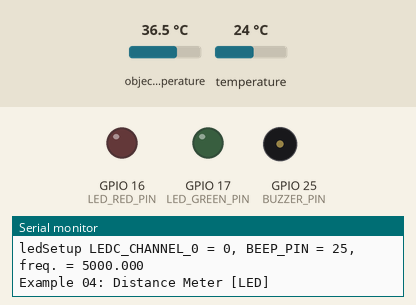
Simulated run of this sketch. Board: ESP32. Shown: output pins drawn as LEDs (lit = HIGH), buzzer (waves = sounding), the last lines printed to the serial monitor. Wiring (inferred from the names in the program): MLX90614 thermometer at I2C address 0x5A. The test bench sets the inputs (shaded band); at power-on: object temperature 36.5 °C, temperature 24 °C.

Above: at 0.1 s.
At 0.9 s:
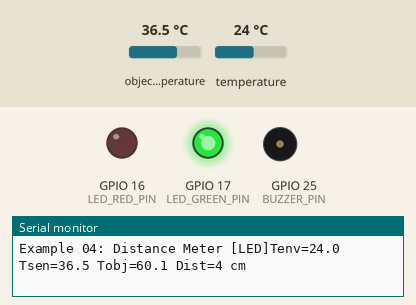
At 1.7 s:
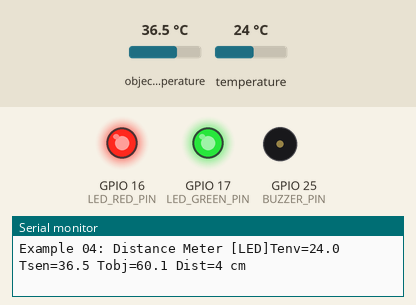
Timing chart, 0 to 3.2 s (numbered marks = the images above):
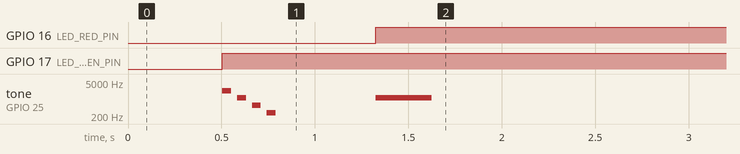

The sketch:

ex04_gpio_dist.ino
```cpp
// (licence header left out)
#include <Wire.h>                               // I2C通信用ライブラリ
#define LED_RED_PIN   16                        // 赤色LEDのIOポート番号
#define LED_GREEN_PIN 17                        // 緑色LEDのIOポート番号
#define BUZZER_PIN    25                        // IO 25にスピーカを接続
#ifndef PI
    #define PI 3.1415927                        // 円周率
#endif
#define FOV 90.                                 // センサの半値角

float Dist = 200;                               // 測定対象までの距離(mm)
float Sobj = 100. * 70. * PI;                   // 測定対象の面積(mm2)
float TempOfsAra = (273.15 + 36) * 0.02;        // 皮膚からの熱放射時の減衰
int PIR_prev = 0;                               // 人体検知状態の前回の値
int PING_prev = 0;                              // 非接触ボタン状態の前回の値

void setup(){                                   // 起動時に一度だけ実行する関数
    Serial.begin(115200);                       // シリアル通信速度を設定する
    beepSetup(BUZZER_PIN);                      // ブザー用するPWM制御部の初期化
    pinMode(LED_RED_PIN, OUTPUT);               // GPIO 16 を赤色LED用に設定
    pinMode(LED_GREEN_PIN, OUTPUT);             // GPIO 17 を緑色LED用に設定
    Wire.begin();                               // I2Cを初期化
    Serial.print("Example 04: Distance Meter [LED]"); // タイトル表示
}

void loop(){                                    // 繰り返し実行する関数
    delay(500);                                 // 0.5秒（500ms）の待ち時間処理
    float Tenv= getTemp(6);                     // センサの環境温度を取得
    float Tsen= getTemp();                      // センサの測定温度を取得
    if(Tenv < -20. || Tsen < -20.) return;      // -20℃未満のときは中断

    float Ssen = pow(Dist * tan(FOV / 360. * PI), 2.) * PI;
    float Tobj = Tenv + TempOfsAra + (Tsen - Tenv) * sqrt(Ssen / Sobj);
    float cSsen = Sobj * pow((36. - Tenv - TempOfsAra) / (Tsen - Tenv), 2.);
    Dist = sqrt(cSsen / PI) / tan(FOV / 360. * PI);

    if(Dist > 400){                             // 400mm超のとき
        digitalWrite(LED_RED_PIN, LOW);         // LED赤を消灯
        digitalWrite(LED_GREEN_PIN, LOW);       // LED緑を消灯
        PIR_prev = 0;                           // 人感センサ非検知状態に設定
        PING_prev = 0;                          // 非接触ボタンを開放状態に設定
    }else if(PIR_prev == 0){                    // 人感センサ非検知状態のとき
        digitalWrite(LED_GREEN_PIN, HIGH);      // LED緑を点灯
        beep_alert(1);                          // 検知音を鳴らす
        PIR_prev = 1;                           // 人感センサ検知状態に設定
    }else if(Dist <= 100. && PING_prev == 0){   // 100mm以下のとき
        digitalWrite(LED_RED_PIN, HIGH);        // LED赤を点灯
        beep(1109, 600);                        // 1109Hz(ピーン)音を鳴らす
        PING_prev = 1;                          // 非接触ボタンを押下状態に設定
    }else if(Dist >= 150. && PING_prev == 1){   // 150mm以上のとき
        digitalWrite(LED_RED_PIN, LOW);         // LED赤を消灯
        beep(880, 600);                         // 880(ポン)音を鳴らす
        PING_prev = 0;                          // 非接触ボタンを開放状態に設定
    }

    Serial.printf("Tenv=%.1f ",Tenv);           // 環境温度を表示
    Serial.printf("Tsen=%.1f ",Tsen);           // 測定温度を表示
    Serial.printf("Tobj=%.1f ",Tobj);           // 物体温度を表示
    Serial.printf("Dist=%.0f cm\n",Dist / 10);  // 物体(逆算)距離を表示
}
```

lib_beep.ino
```cpp
// (licence header left out)
#define NOTE_CS6 1109                           // ピン音の周波数
#define NOTE_A5   880                           // ポン音の周波数
#define BEEP_VOL 3                              // スピーカ用の音量(0～10)

/* ESP8266用
int beep_chimeBells(int output, int count) {
    int t;
    if(count==0)return 0;
    if(!(count%2)){
        tone(output,NOTE_CS6,800);
        for(t=0;t<8;t++) delay(100);
        noTone(output);
        for(t=0;t<2;t++) delay(100);
    }else{
        tone(output,NOTE_A5,800);
        for(t=0;t<8;t++) delay(100);
        noTone(output);
        for(t=0;t<2;t++) delay(100);
    }
    count--;
    if(count<0) count=0;
    return(count);
}
*/

#ifdef _M5STACK_H_
void beep(int freq, int t){
    if(!BEEP_VOL){
        M5.Lcd.invertDisplay(false);            // 画面を反転する
        delay(t);
        M5.Lcd.invertDisplay(true);             // 画面の反転を戻す
        return;
    }
    M5.Speaker.begin();                         // M5Stack用スピーカの起動
    for(int vol = BEEP_VOL; vol > 0; vol--){    // 繰り返し処理(6回)
        M5.Speaker.setVolume(vol);              // スピーカの音量を設定
        M5.Speaker.tone(freq);                  // スピーカ出力freq Hzの音を出力
        delay(t / BEEP_VOL);                    // 0.01秒(10ms)の待ち時間処理
    }
    M5.Speaker.end();                           // スピーカ出力を停止する
}
#else // M5
/* スピーカ出力用 LEDC */
#define LEDC_CHANNEL_0     0    // use first channel of 16 channels (started from zero)
#define LEDC_TIMER_13_BIT  13   // use 13 bit precission for LEDC timer
#define LEDC_BASE_FREQ     5000 // use 5000 Hz as a LEDC base frequency
int BEEP_PIN = -1; // 初期化有無
void beepSetup(int PIN){
    BEEP_PIN = PIN;
    pinMode(BEEP_PIN,OUTPUT);                 // スピーカのポートを出力に
    Serial.print("ledSetup LEDC_CHANNEL_0 = ");
    Serial.print(LEDC_CHANNEL_0);
    Serial.print(", BEEP_PIN = ");
    Serial.print(BEEP_PIN);
    Serial.print(", freq. = ");
    Serial.println(ledcSetup(LEDC_CHANNEL_0, LEDC_BASE_FREQ, LEDC_TIMER_13_BIT),3);
    ledcAttachPin(PIN, LEDC_CHANNEL_0);
}
void beep(int freq, int t){                     // ビープ音を鳴らす関数
    if(BEEP_PIN < 0) beepSetup(25);           // ポート25で初期化
    ledcWriteTone(0, freq);                     // PWM出力を使って音を鳴らす
    for(int duty = 50; duty > 1; duty /= 2){    // PWM出力のDutyを減衰させる
        ledcWrite(0, BEEP_VOL * duty / 10);     // 音量を変更する
        delay(t / 6);                           // 0.1秒(100ms)の待ち時間処理
    }
    ledcWrite(0, 0);                            // ビープ鳴音の停止
}
#endif //M5

void beep(int freq){
    beep(freq, 100);
}

void beep_chime(){
    int t;
    beep(NOTE_CS6, 600);
    for(t=0;t<3;t++) delay(100);
    beep(NOTE_A5, 100);
}

void beep_alert(int num){
    for(; num > 0 ; num--) for(int i = 2217; i > 200; i /= 2) beep(i);
}

void beep_alert(){
    beep_alert(3);
}
```

lib_getTemp.ino
```cpp
// (licence header left out)
float getTemp(int reg){
    int16_t val = 0xFFFF;                       // 変数valを定義
    Wire.beginTransmission(0x5A);               // MLX90614とのI2C通信を開始
    Wire.write(reg);                            // レジスタ番号を指定（送信）
    if(Wire.endTransmission(false) == 0){       // 送信を終了（接続は継続）
        Wire.requestFrom(0x5A, 2);              // 2バイトのデータを要求
        val = (int16_t)Wire.read();             // 1バイト目を変数tempの下位へ
        val |= ((int16_t)Wire.read()) << 8;     // 2バイト目を変数tempの上位へ
    }
    return (float)val * 0.02 - 273.15;          // 温度に変換して応答
}

float getTemp(){
    return getTemp(7);
}
```

Measured:
- by itself, GPIO 16 (LED_RED_PIN): LOW → HIGH at 1.3 s
- by itself, GPIO 17 (LED_GREEN_PIN): LOW → HIGH at 0.50 s
- by itself, tone on GPIO 25 (BUZZER_PIN): plays 2217 Hz for 0.05 s, 1108 Hz for 0.05 s, 554 Hz for 0.05 s, 277 Hz for 0.05 s, 1109 Hz for 0.30 s
